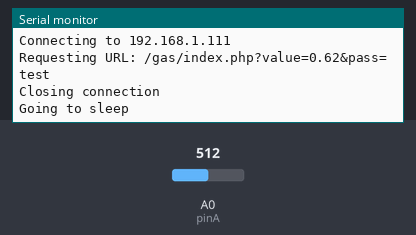
Bench run of a sketch on a simulated ESP8266 (NodeMCU). Parts: the last lines printed to the serial monitor. The test bench sets the inputs (shaded band); at power-on: A0 (pinA) = 512. WiFi joins after 1.5 s; servers stay silent unless stated.

Above: at 2.7 s.
2.8 s: A0 (pinA) set to 0
At 11.87 s:
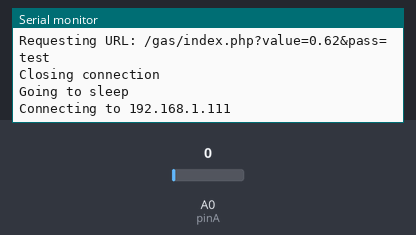
13.4 s: A0 (pinA) set to 122
At 22.5 s:
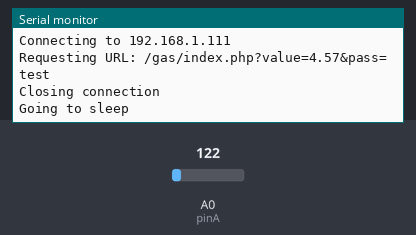

The sketch:

gas_database.ino
```cpp
/*
 * Description: Sends sensor value to MySQL database (by inserting values into a URL for PHP to GET) then goes into deep sleep for a minute.
 * Author: Matthew W. - www.mwhprojects.com - www.github.com/mwhprojects/NodeMCU-MySQL
 */
// Sensor pin number

 #define pinA A0

// Wake from sleep, in seconds.
#define wakeuptime 30


#include <ESP8266WiFi.h>
const char* ssid  = "BDIO";
const char* password = "ARDWINO300";
  const char* host = "192.168.1.111";
  const char* passcode = "test";
  float sensor_volt;
  float RS_gas;
  float ratio;
  int sensorValue;
  const float R0 = 0.57;


void setup() {
  Serial.begin(115200);
  delay(10);
  Serial.println();
  Serial.println();
  Serial.print("Connecting to ");
  Serial.println(ssid);
  WiFi.begin(ssid, password);
  while (WiFi.status() != WL_CONNECTED) {
    delay(500);
    Serial.print(".");
  }
  Serial.println("");
  Serial.println("WiFi connected");
  Serial.println("IP address: ");
  Serial.println(WiFi.localIP());

}
void loop() {

  // Connect to host
  Serial.print("Connecting to ");
  Serial.println(host);
  // Use WiFiClient class to create TCP connections
  WiFiClient client;
  const int httpPort = 8181;
  if (!client.connect(host, httpPort)) {
    Serial.println("Connection failed!");
    return;
  }

  // Read switch values

  sensorValue = analogRead(pinA);
  sensor_volt = (float)sensorValue / 1024 * 5.0;
  RS_gas = (5.0 - sensor_volt) / sensor_volt;
  ratio = RS_gas / R0 ;
  ratio = ratio/2.84;
  // Create a URL for the request. Modify YOUR_HOST_DIRECTORY so that you're pointing to the PHP file.
  String url = "/gas/index.php?value=";
  url += ratio;
  url += "&pass=";
  url += passcode;

  // This will send the request to the server
  Serial.print("Requesting URL: ");
  Serial.println(url);
  client.print(String("GET ") + url + " HTTP/1.1\r\n" +
               "Host: " + host + "\r\n" +
               "Connection: close\r\n\r\n");

/*
  // Read all the lines of the reply from server and print them to Serial
  while (client.available()) {
    String line = client.readStringUntil('\r');
    Serial.print(line);
  }
  */

  Serial.println();
  Serial.println("Closing connection");

  // Sleep
  Serial.println("Going to sleep");
  delay(5000);
//  ESP.deepSleep(wakeuptime * 1000, WAKE_RF_DEFAULT);
  delay(5000);
}
```

Measured:
- after the input at 13.4 s, the serial monitor: prints a new line after 8.7 s (image 2)
